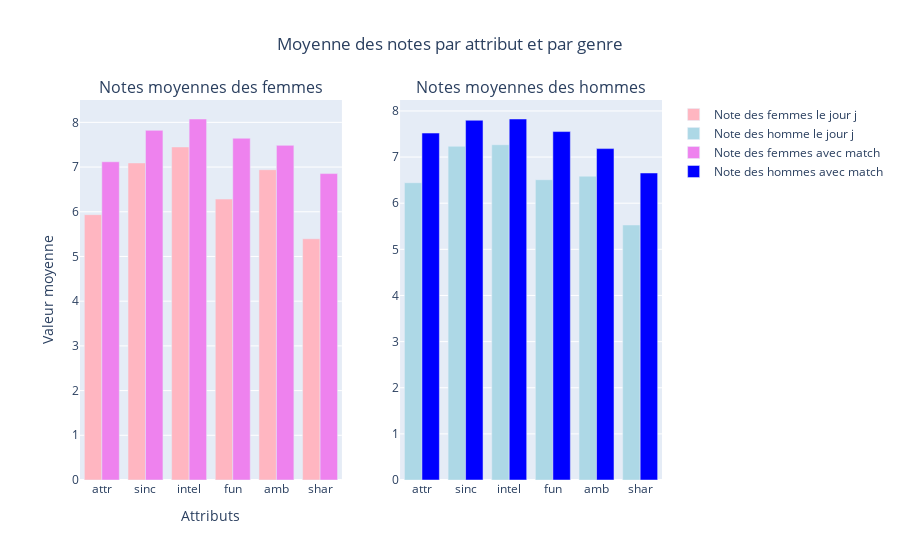

Notebook cell for this chart:
### Markdown cell above
**Après chaque `date`  :**

observation des notes sur 10 que les candidats mettent après chaque rendez-vous avec un autre candidat.

### Code cell
# Attributs sélectionnés dans le dataframe
attributes_arr = ['id', 'gender', 'partner', 'attr', 'sinc', 'intel', 'fun', 'amb', 'shar', 'attr_o', 'like', 'prob', 'met', 'match', 'dec_o', 'age', 'age_o', 'race', 'race_o']

# Création d'un dataframe et nettoyage des valeurs nulles pour les attributs qui nous intéressent
df_attr = df[attributes_arr]
# Supprimer les lignes où il y a des valeurs nulles dans les colonnes spécifiques
df_attr = df_attr.dropna(subset=['attr', 'sinc', 'intel', 'fun', 'amb', 'shar'])

# List des données que je veux afficher dans mon dataframe de résultat
attributes_arr_display = ['attr', 'sinc', 'intel', 'fun', 'amb', 'shar']

# Dataframe où le match est réussi
df_match_ok = df[attributes_arr]
df_match_ok = df_match_ok.loc[df_match_ok['match'] == 1]
df_match_ok = df_match_ok.groupby('gender')[attributes_arr_display].mean().reset_index()

# Calculer les moyennes des attributs en fonction du genre
df_attr = df_attr.groupby('gender')[attributes_arr_display].mean().reset_index()

print()
print('Moyenne des attributs des notes données après le date')
display(df_attr)
print()
print('Moyenne des attributs des notes données après le date et où un match s\'est fait')
display(df_match_ok)
char_male = df_match_ok.T.iloc[1:, 0].reset_index()
char_male.columns = ['caracteristiques femmes', 'moyenne']
char_male.sort_values(by='moyenne')
display(char_male)
print()
char_female = df_match_ok.T.iloc[1:, 1].reset_index()
char_female.columns = ['caracteristiques hommes', 'moyenne']
char_female.sort_values(by='moyenne')
display(char_female)
print()


fig = make_subplots(
    rows=1, 
    cols=2, 
    subplot_titles=("Notes moyennes des femmes", "Notes moyennes des hommes")
)

# Ajouter les barres pour les femmes (note après le date)
fig.add_trace(
    go.Bar(
        x=attributes_arr_display,
        y=df_attr[df_attr['gender'] == 0][attributes_arr_display].values.flatten(),
        name='Note des femmes le jour j',
        marker_color='lightpink'
    ),
    row=1,
    col=1
)

# Ajouter les barres pour les hommes (note après le date)
fig.add_trace(
    go.Bar(
        x=attributes_arr_display,
        y=df_attr[df_attr['gender'] == 1][attributes_arr_display].values.flatten(),
        name='Note des homme le jour j',
        marker_color='lightblue'
    ),
    row=1,
    col=2
)

# Ajouter les barres pour les femmes (note le lendemain du date)
fig.add_trace(
    go.Bar(
        x=attributes_arr_display,
        y=df_match_ok[df_match_ok['gender'] == 0][attributes_arr_display].values.flatten(),
        name='Note des femmes avec match',
        marker_color='violet'
    ),
    row=1,
    col=1
)

# Ajouter les barres pour les hommes (note le lendemain du date)
fig.add_trace(
    go.Bar(
        x=attributes_arr_display,
        y=df_match_ok[df_match_ok['gender'] == 1][attributes_arr_display].values.flatten(),
        name='Note des hommes avec match',
        marker_color='blue'
    ),
    row=1,
    col=2
)

# Mettre à jour la disposition
fig.update_layout(
    title = go.layout.Title(text = "Moyenne des notes par attribut et par genre", x = 0.5),
    xaxis_title='Attributs',
    yaxis_title='Valeur moyenne',
    barmode='group',  # Les barres seront groupées côte à côte
)

# Afficher la figure
fig.show()

### Figure 1 — Plotly figure (JSON) as saved in the notebook; plotly's stock layout.template omitted (floating-point values rounded to 4 significant figures)
{"data": [{"marker": {"color": "lightpink"}, "name": "Note des femmes le jour j", "type": "bar", "x": ["attr", "sinc", "intel", "fun", "amb", "shar"], "xaxis": "x", "y": [5.935, 7.092, 7.45, 6.284, 6.941, 5.396], "yaxis": "y"}, {"marker": {"color": "lightblue"}, "name": "Note des homme le jour j", "type": "bar", "x": ["attr", "sinc", "intel", "fun", "amb", "shar"], "xaxis": "x2", "y": [6.444, 7.234, 7.268, 6.509, 6.585, 5.528], "yaxis": "y2"}, {"marker": {"color": "violet"}, "name": "Note des femmes avec match", "type": "bar", "x": ["attr", "sinc", "intel", "fun", "amb", "shar"], "xaxis": "x", "y": [7.118, 7.821, 8.075, 7.644, 7.485, 6.854], "yaxis": "y"}, {"marker": {"color": "blue"}, "name": "Note des hommes avec match", "type": "bar", "x": ["attr", "sinc", "intel", "fun", "amb", "shar"], "xaxis": "x2", "y": [7.52, 7.798, 7.825, 7.553, 7.183, 6.655], "yaxis": "y2"}], "layout": {"annotations": [{"font": {"size": 16}, "showarrow": false, "text": "Notes moyennes des femmes", "x": 0.225, "xanchor": "center", "xref": "paper", "y": 1, "yanchor": "bottom", "yref": "paper"}, {"font": {"size": 16}, "showarrow": false, "text": "Notes moyennes des hommes", "x": 0.775, "xanchor": "center", "xref": "paper", "y": 1, "yanchor": "bottom", "yref": "paper"}], "barmode": "group", "title": {"text": "Moyenne des notes par attribut et par genre", "x": 0.5}, "xaxis": {"anchor": "y", "domain": [0, 0.45], "title": {"text": "Attributs"}}, "xaxis2": {"anchor": "y2", "domain": [0.55, 1]}, "yaxis": {"anchor": "x", "domain": [0, 1], "title": {"text": "Valeur moyenne"}}, "yaxis2": {"anchor": "x2", "domain": [0, 1]}}}
